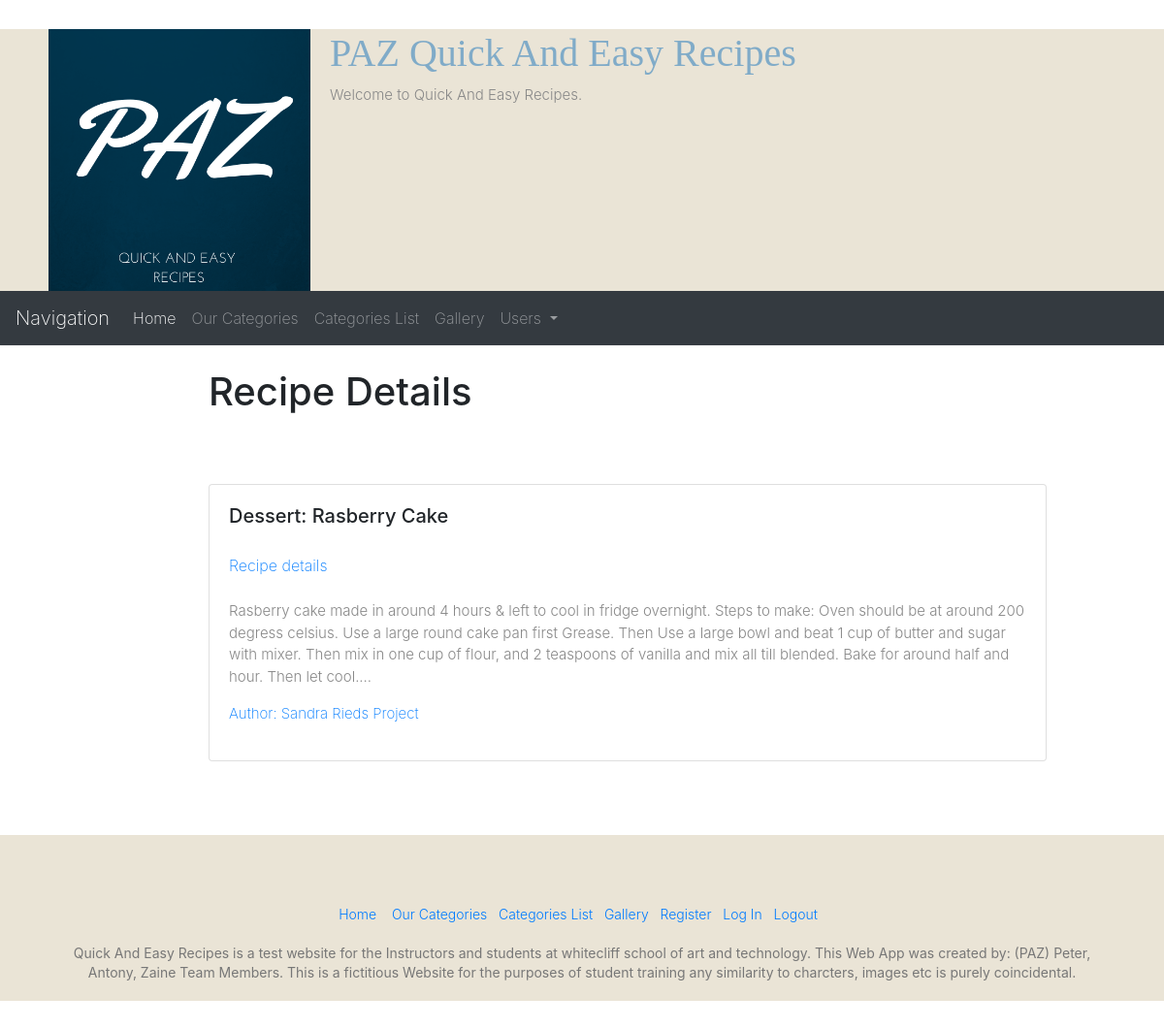
Page /home/category_detail/1/ on the committed database.
### home/models.py (models this page shows, shortened)
class Category(models.Model):
  category_name = models.CharField(max_length=100)
  category_description = models.CharField(max_length=200)
  full_description = models.TextField()
  author = models.CharField(max_length=100)
  class Meta:
      ordering = ['category_name', 'category_description', 'full_description']

### home/views.py (the view)
# urls.py: path('category_detail/', views.category_detail),
def category_detail(request, id):
     category = Category.objects.get(id=id)
     context = {
         'category': category
     }
     return render(request, 'category_detail.html', context)

### home/templates/category_detail.html (shortened to what this page needs)
{% extends 'base.html' %}
{% load static %}
{% block content %}
<h1>Recipe Details</h1>
<br/><br/>
<div class="row">
    <div class="col-sm-2">
        <div class="card mb-2" style="width: 54rem;">
            <div class="card-body">
                <h5 class="card-title">{{ category.category_name }}</h5>
                <a href="#">Recipe details</a>
                <br/><br/>
                <p class="card-text">{{ category.full_description }}</p>
                <p class="card-text"><a href="#">Author: {{ category.author }}</a></p>
            </div>
        </div>
    </div>
</div>
<br/><br/>
{% endblock %}

### home/static/style_downloaded.css (style rules this page uses)
html, body, div, span, applet, object, iframe, h1, h2, h3, h4, h5, h6, p, blockquote, pre, a, abbr, acronym, address, big, cite, code, del, dfn, em, font, ins, kbd, q, s, samp, small, strike, strong, sub, sup, tt, var, dl, dt, dd, ol, ul, li, fieldset, form, label, legend, table, caption, tbody, tfoot, thead, tr, th, td { border: 0; font: inherit; font-size: 100%; font-style: inherit; font-weight: inherit; margin: 0; outline: 0; padding: 0; vertical-align: baseline; }
html { overflow-y: scroll; -webkit-text-size-adjust: 100%; -ms-text-size-adjust: 100%; }
h1, h2, h3, h4, h5, h6 { color: #666666; line-height: 1.4; padding-bottom: 15px; font-weight: normal; }
h1 { font-size: 30px; }
h5 { font-size: 22px; }
body, button, input, select, textarea { color: #888888; font-size: 15px; line-height: 1.5; font-family: 'Roboto', sans-serif; font-weight: 300; }
p { color: #888888; font-size: 15px; line-height: 1.5; margin-bottom: 15px; font-weight: 300; }
body { background: #f2f2f2; }
a { color: #80abc8; text-decoration: none; -webkit-transition: 0.25s ease-in-out; -moz-transition: 0.25s ease-in-out; transition: 0.25s ease-in-out; -ms-transition: 0.25s ease-in-out; -o-transition: 0.25s ease-in-out; font-family: font-family: Verdana, Arial, Helvetica, sans-serif; font-weight: 200; }
body { padding-top: 30px; padding-bottom: 30px; margin: 0px; }

### rows in the picture
Category: category_name "Dessert: Rasberry Cake", full_description "Rasberry cake made in around 4 hours & left to cool in fridge overnight. Steps to make: Oven should be at around 200 degress celsius. Use a large round cake pan first Grease. Then Use a large bowl and beat 1 cup of butter and sugar with mixer. Then mix in one cup of flour, and 2 teaspoons of vanilla and mix all till blended. Bake for around half and hour. Then let cool....", author "Sandra Rieds Project"
